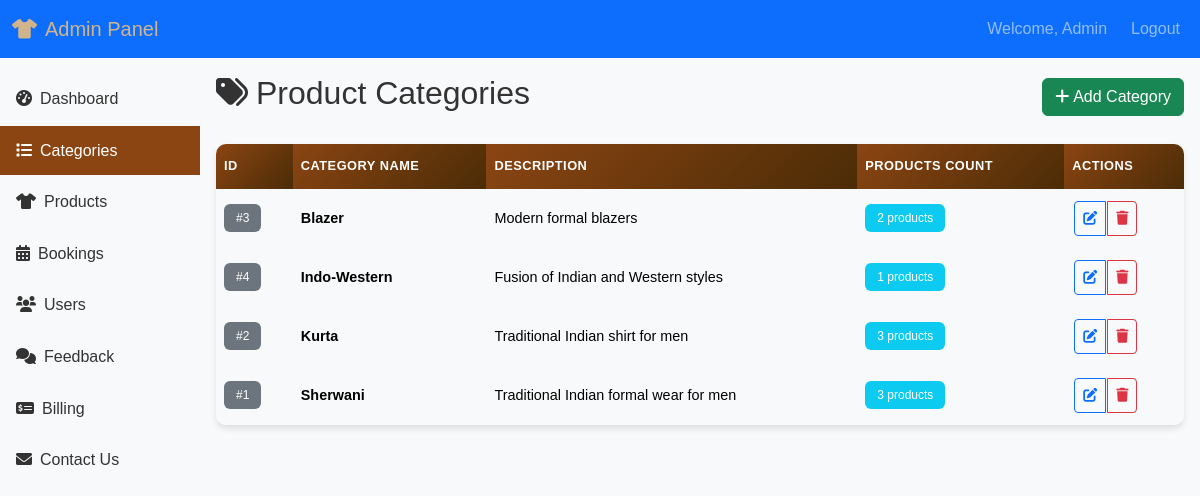
/admin/manage-categories.php (signed in), run on the app's committed database.
### tables this page shows
CREATE TABLE `categories` (
  `id` int(11) NOT NULL AUTO_INCREMENT,
  `name` varchar(100) NOT NULL,
  `description` text,
  `created_at` timestamp NOT NULL DEFAULT CURRENT_TIMESTAMP,
  PRIMARY KEY (`id`)
);

### admin/manage-categories.php (the view, shortened to what this page needs)
<?php include "includes/admin-header.php"; include "../config/db.php"; ?>
<div class="d-flex justify-content-between align-items-center mb-4">
    <h2><i class="fas fa-tags me-2"></i>Product Categories</h2>
    <a href="categories-add.php" class="btn btn-success">
        <i class="fas fa-plus me-1"></i>Add Category
    </a>
</div>
<div class="admin-table">
    <div class="table-responsive">
        <table class="table table-hover mb-0">
            <thead class="table-light">
                <tr>
                    <th>ID</th>
                    <th>Category Name</th>
                    <th>Description</th>
                    <th>Products Count</th>
                    <th>Actions</th>
                </tr>
            </thead>
            <tbody class="table-light">
                <?php
                try {
                    $sql = "SELECT c.*, COUNT(p.id) as product_count
                           FROM categories c
                           LEFT JOIN products p ON c.id = p.category_id
                           GROUP BY c.id
                           ORDER BY c.name ASC";
                    $stmt = $pdo->query($sql);
                    $categories = $stmt->fetchAll();
                    if (empty($categories)) {
                        echo "<tr><td colspan='5' class='text-center py-4 text-muted'>";
                        echo "<i class='fas fa-tags fa-2x mb-2'></i><br>";
                        echo "No categories found. <a href='categories-add.php'>Add your first category</a>.";
                        echo "</td></tr>";
                    } else {
                        foreach($categories as $cat) {
                            echo "<tr>";
                            echo "<td data-label='ID'><span class='badge bg-secondary'>#{$cat['id']}</span></td>";
                            echo "<td data-label='Category Name'><strong>" . htmlspecialchars($cat['name']) . "</strong></td>";
                            echo "<td data-label='Description'>" . (empty($cat['description']) ? '<em class="text-muted">No description</em>' : htmlspecialchars($cat['description'])) . "</td>";
                            echo "<td data-label='Products Count'><span class='badge bg-info'>{$cat['product_count']} products</span></td>";
                            echo "<td data-label='Actions'>";
                            echo "<div class='btn-group btn-group-sm'>";
                            echo "<a href='categories-edit.php?id={$cat['id']}' class='btn btn-outline-primary' title='Edit Category'>";
                            echo "<i class='fas fa-edit'></i>";
                            echo "</a>";
                            echo "<a href='categories-delete.php?id={$cat['id']}' class='btn btn-outline-danger' onclick='return confirm(\"Are you sure you want to delete category: " . htmlspecialchars($cat['name']) . "? This category has {$cat['product_count']} product(s).\")' title='Delete Category'>";
                            echo "<i class='fas fa-trash'></i>";
                            echo "</a>";
                            echo "</div>";
                            echo "</td>";
                            echo "</tr>";
                        }
                    }
                } catch (PDOException $e) {
                    echo "<tr><td colspan='5' class='text-center py-4 text-danger'>";
                    echo "<i class='fas fa-exclamation-triangle fa-2x mb-2'></i><br>";
                    echo "Error loading categories: " . htmlspecialchars($e->getMessage());
                    echo "</td></tr>";
                }
                ?>
            </tbody>
        </table>
    </div>
</div>
<?php include "includes/admin-footer.php"; ?>

### assets/css/style.css (style rules this page uses)
:root { --primary-color: #8B4513; --secondary-color: #DAA520; --accent-color: #CD853F; --dark-color: #2C1810; --light-color: #F5F5DC; }
body { font-family: 'Arial', sans-serif; line-height: 1.6; color: #333; background-color: #f8f9fa; }

### assets/css/admin.css (style rules this page uses)
:root { --primary-color: #8B4513; --secondary-color: #d2b48c; --dark-color: #4B2C06; }
.table th { background-color: #f8f9fa; font-weight: 600; }
.badge { font-size: 0.75rem; }
.admin-table { background: white; border-radius: 10px; overflow: hidden; box-shadow: 0 4px 6px rgba(0, 0, 0, 0.1); margin-bottom: 2rem; }
.admin-table .table { margin-bottom: 0; border-collapse: separate; border-spacing: 0; }
.admin-table .table thead th { background: linear-gradient(135deg, var(--primary-color), var(--dark-color)); color: white; font-weight: 600; text-transform: uppercase; font-size: 0.85rem; letter-spacing: 0.5px; padding: 1rem 0.75rem; border: none; position: sticky; top: 0; z-index: 10; }
.admin-table .table tbody tr { transition: all 0.3s ease; border-bottom: 1px solid #e9ecef; }
.admin-table .table tbody tr:last-child { border-bottom: none; }
.admin-table .table tbody td { padding: 1rem 0.75rem; vertical-align: middle; border: none; }
.btn-group-sm .btn { padding: 0.375rem 0.5rem; font-size: 0.875rem; border-radius: 4px; margin: 0 2px; transition: all 0.3s ease; }
.badge { font-size: 0.75rem; padding: 0.5rem 0.75rem; border-radius: 6px; font-weight: 500; }
@media (max-width: 1200px) { .admin-table .table thead th { font-size: 0.8rem; padding: 0.75rem 0.5rem; } }
@media (max-width: 1200px) { .admin-table .table tbody td { padding: 0.75rem 0.5rem; font-size: 0.9rem; } }

### data on the page
categories: id "3", name "Blazer", description "Modern formal blazers", product_count "2"
categories: id "4", name "Indo-Western", description "Fusion of Indian and Western styles", product_count "1"
categories: id "2", name "Kurta", description "Traditional Indian shirt for men", product_count "3"
categories: id "1", name "Sherwani", description "Traditional Indian formal wear for men", product_count "3"

### other printed values
$_SESSION['admin_name'] "Admin"
